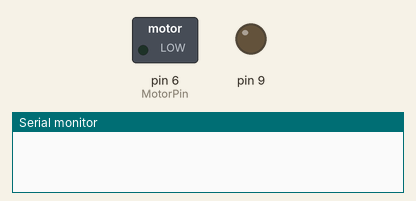
This sketch was run on a simulated Arduino Uno, built with avr-gcc and run on an emulated ATmega328P. On the bench: switched loads named in the sketch (green lamp = pin HIGH), output pins drawn as LEDs (lit = HIGH), the last lines printed to the serial monitor.

Above: at 0.1 s.
At 3.1 s:
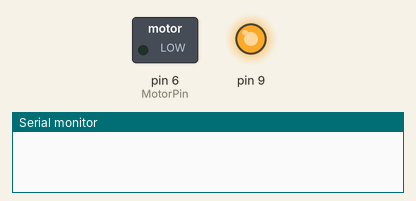
At 5.1 s:
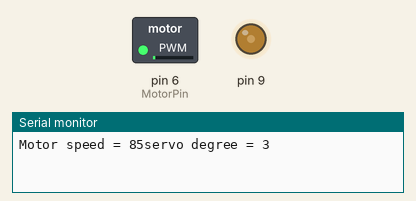
At 39.1 s:
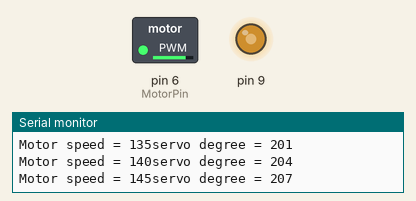
Timing chart, 0 to 40.0 s (numbered marks = the images above):
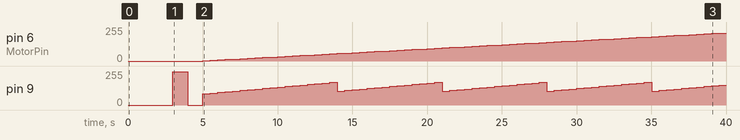

Measured:
- by itself, pin 6 (MotorPin): moves from 0/255 to 210/255 over 34.5 s

The sketch:

BLDC_servo_anlaogWrite_library_control.ino
```cpp
#include <Servo.h>
#define MAX_SIGNAL 2000
#define MIN_SIGNAL 1000
#define MotorPin 6
Servo servo;
int spd = 80;
int seta = 0;

void setup () {
Serial.begin(9600);
delay(3000);
/*
motor.attach(MotorPin);
motor.writeMicroseconds(MAX_SIGNAL); //2000
delay(50);
motor.writeMicroseconds(MIN_SIGNAL); //1000
delay(2000);
*/
analogWrite(9, 250);
delay(1000);
analogWrite(9, 0);
delay(1000);

//servo.attach(8);


}

void loop () {
  if (spd >= 170)
  {
  spd = 100;
  }
  if (seta >= 230)
  {
  seta = 100;
  }


  seta = seta+3;
  spd = spd+5;

  analogWrite(9, spd);
  analogWrite(6, seta);


  Serial.print("Motor speed = ");
  Serial.print(spd);
  Serial.print("servo degree = ");
  Serial.println(seta);

  delay(500);
}
```
